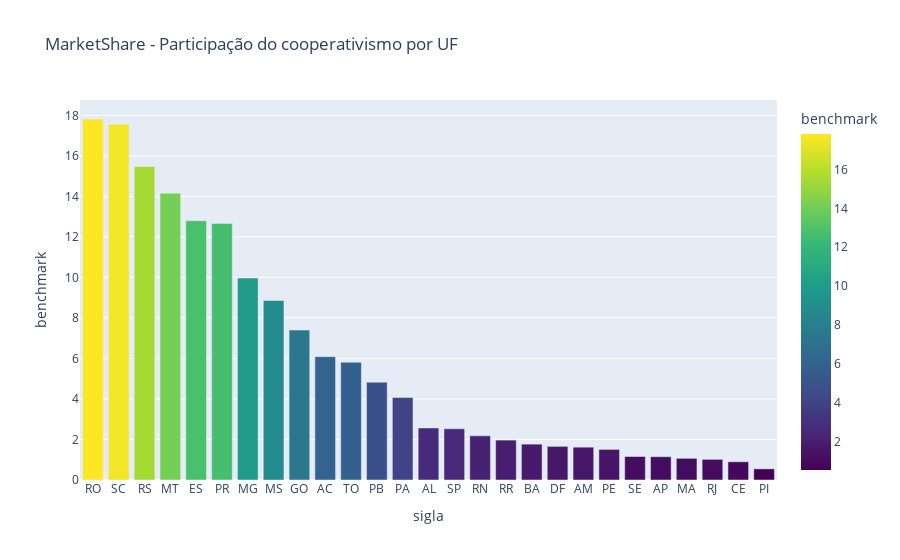

Notebook source saved alongside this figure:
### Code cell
# Classifique o DataFrame por 'benchmark' em ordem decrescente
bench_brasil_sorted = bench_brasil.sort_values(by='benchmark', ascending=False)
# Crie o gráfico de barras
fig4 = px.bar(
    bench_brasil_sorted,
    x='sigla',
    y='benchmark',
    title='MarketShare - Participação do cooperativismo por UF',
    color='benchmark',  # Use a coluna 'benchmark' para definir as cores
    color_continuous_scale='Viridis'  # Escolha uma escala de cores
)
fig4.show()

### Figure 1 — Plotly figure (JSON) as saved in the notebook; plotly's stock layout.template omitted (floating-point values rounded to 4 significant figures)
{"data": [{"alignmentgroup": "True", "hovertemplate": "sigla=%{x}<br>benchmark=%{marker.color}<extra></extra>", "legendgroup": "", "marker": {"color": [17.82, 17.56, 15.48, 14.16, 12.8, 12.66, 9.97, 8.86, 7.4, 6.09, 5.81, 4.83, 4.07, 2.57, 2.53, 2.18, 1.97, 1.77, 1.66, 1.62, 1.51, 1.16, 1.15, 1.07, 1.02, 0.9, 0.55], "coloraxis": "coloraxis", "pattern": {"shape": ""}}, "name": "", "offsetgroup": "", "orientation": "v", "showlegend": false, "textposition": "auto", "type": "bar", "x": ["RO", "SC", "RS", "MT", "ES", "PR", "MG", "MS", "GO", "AC", "TO", "PB", "PA", "AL", "SP", "RN", "RR", "BA", "DF", "AM", "PE", "SE", "AP", "MA", "RJ", "CE", "PI"], "xaxis": "x", "y": [17.82, 17.56, 15.48, 14.16, 12.8, 12.66, 9.97, 8.86, 7.4, 6.09, 5.81, 4.83, 4.07, 2.57, 2.53, 2.18, 1.97, 1.77, 1.66, 1.62, 1.51, 1.16, 1.15, 1.07, 1.02, 0.9, 0.55], "yaxis": "y"}], "layout": {"barmode": "relative", "coloraxis": {"colorbar": {"title": {"text": "benchmark"}}, "colorscale": [[0, "#440154"], [0.1111, "#482878"], [0.2222, "#3e4989"], [0.3333, "#31688e"], [0.4444, "#26828e"], [0.5556, "#1f9e89"], [0.6667, "#35b779"], [0.7778, "#6ece58"], [0.8889, "#b5de2b"], [1, "#fde725"]]}, "legend": {"tracegroupgap": 0}, "title": {"text": "MarketShare - Participação do cooperativismo por UF"}, "xaxis": {"anchor": "y", "domain": [0, 1], "title": {"text": "sigla"}}, "yaxis": {"anchor": "x", "domain": [0, 1], "title": {"text": "benchmark"}}}}
